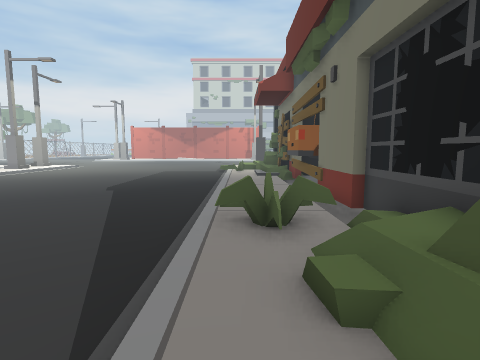
view 1 (above)

24 first-person views from a walk through a Unity game level. The camera is 1.4 m above the floor, tilts 6° down and sees 80° across. The floor is counted in squares, 1 m on a side. Each view is taken from the middle of a square. On the plan, view 1 faces up. The plan holds only what a view shows up to about 14 squares ahead; the rest is blank. The place goes on beyond the plan. The player character is not drawn.

view 2
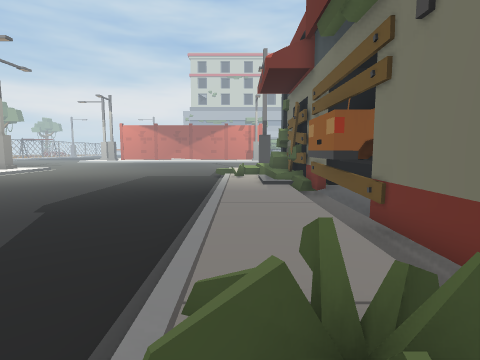

view 3
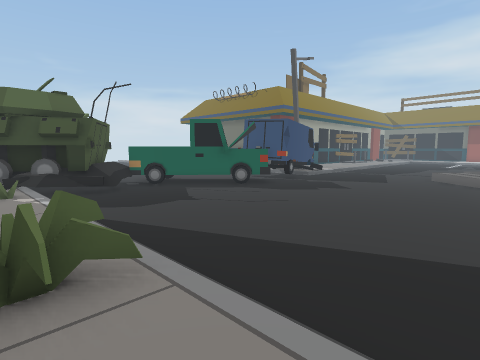

view 4
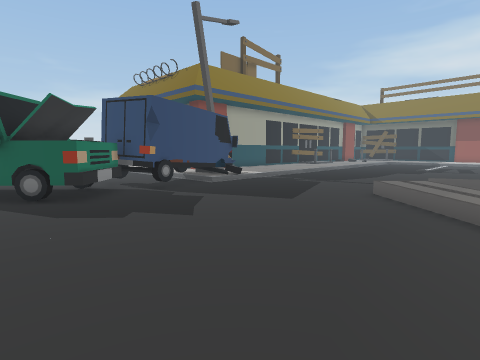

view 5
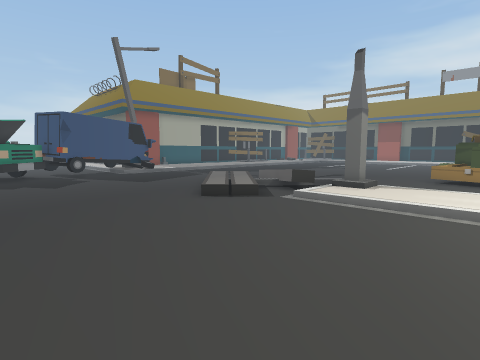

view 6
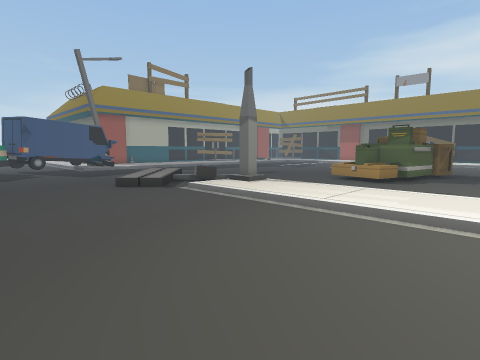

view 7
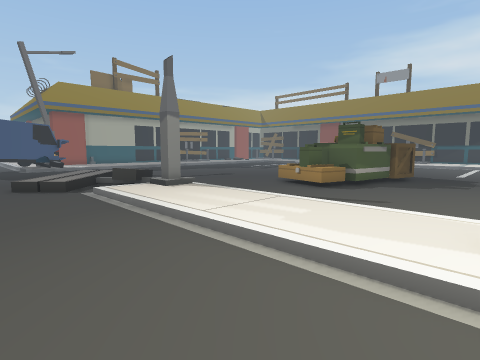

view 8
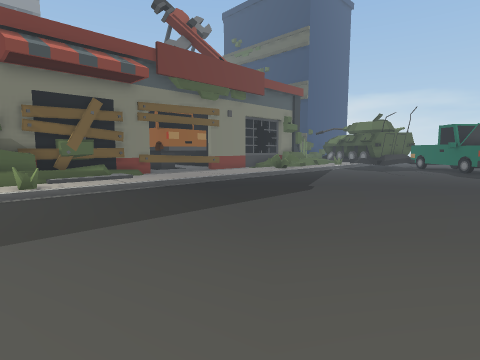

view 9
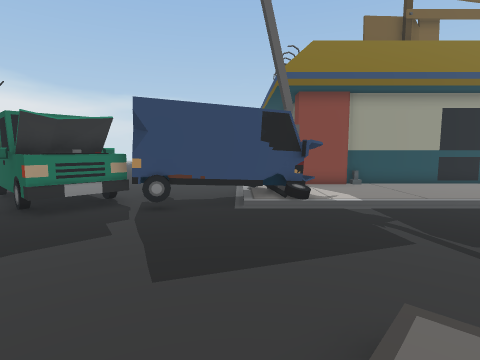

view 10
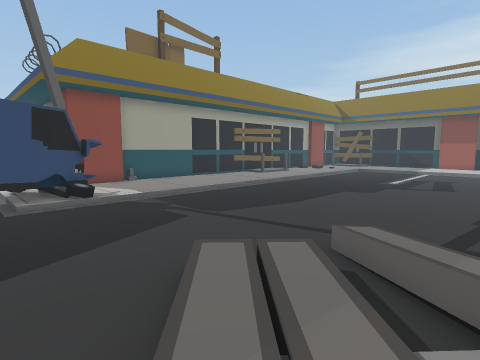

view 11
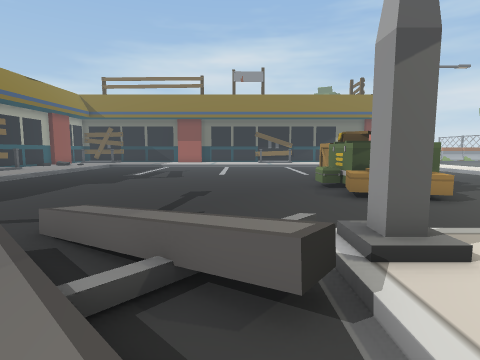

view 12
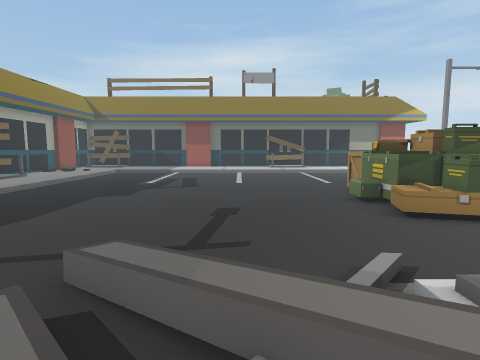

view 13
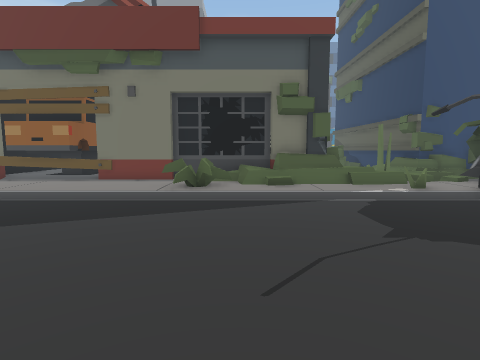

view 14
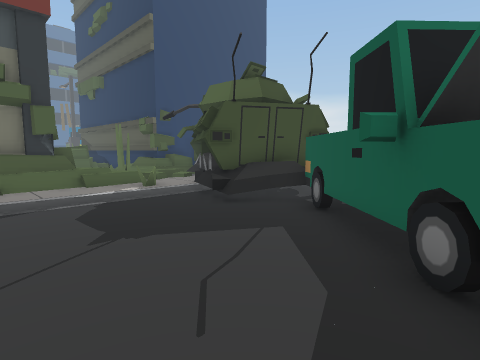

view 15
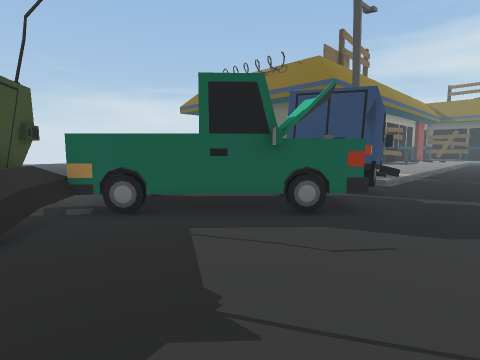

view 16
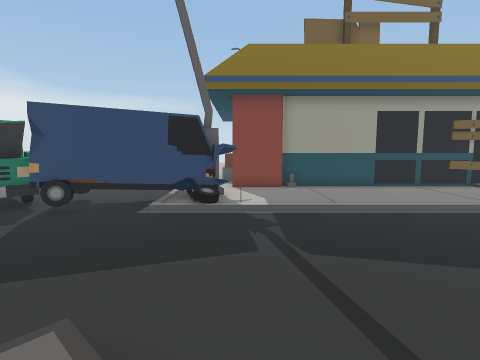

view 17
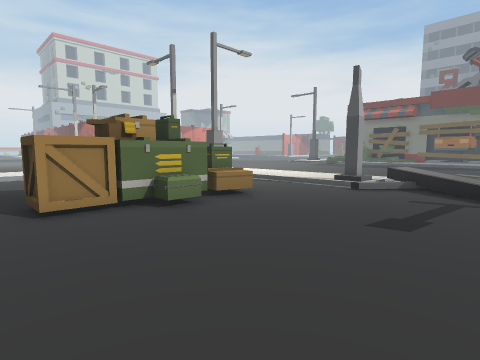

view 18
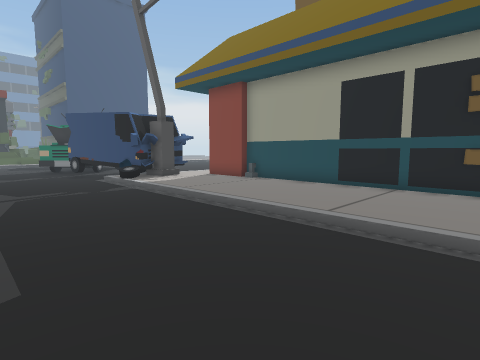

view 19
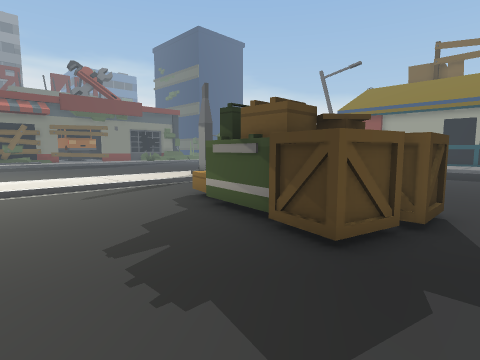

view 20
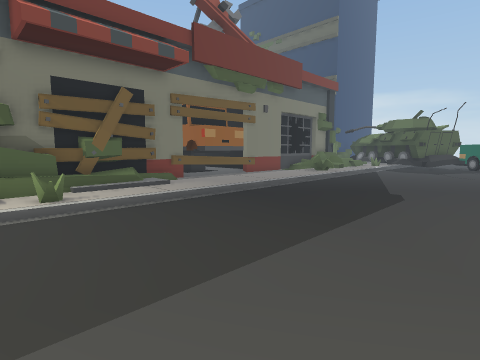

view 21
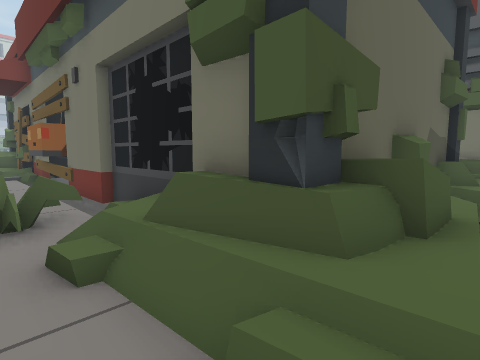

view 22
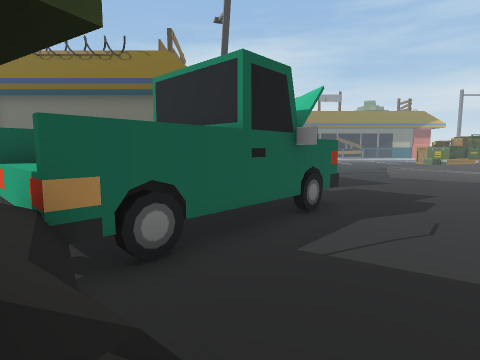

view 23
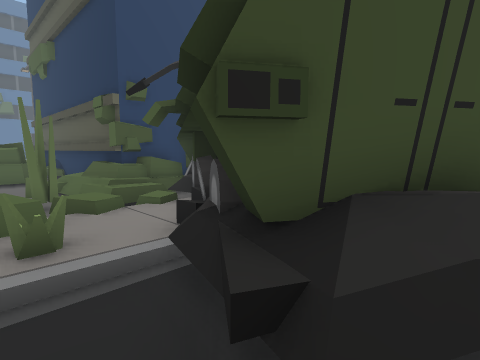

view 24
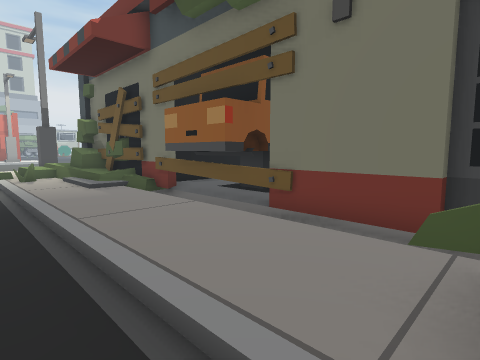

### Floor plan
Key: @ floor where view 1 was taken; # wall or solid block; x gap in a wall; . main floor; : floor 0.25 m higher than the main floor; + floor 0.5 m higher than the main floor; * floor 0.75 m higher than the main floor; / step, stairs or slope; = window, fence, low wall or low ledge; ^ raised ledge; H house; O other object.
Columns run from 29 left of view 1 to 5 right of it. Each row starts with its distance up from view 1.
 21 .......    :+:/. .. ........   ##
 20  ..........:::/............./:#^#
 19 ...........:::/............./=:^#
 18 ...........:::/.............///*#
 17 ..OO.......:::/.............///+#
 16 ..OOOOOO...:::/............./// #
 15 .OOOOOOO...:::/............./::##
 14 .OOOOOOO...:::/............./:::#
 13 ....O..O...:::/............./::##
 12 .........../#:/............./::##
 11 ..........//=//............./::##
 10 .........../==//............/::/#
  9 .........../=//+............/::/#
  8 ..........//////............/::/#
  7 ..........O.///............./::/#
  6 ............//............../==/#
  5 ............................/=x/#
  4 ............................////#
  3 ............................///*#
  2 ............................/:/^#
  1 ............................/::####
  0 ...................OO......./@+##^^
 -1 //////////////####OOOO....../::*===
 -2 :::::::::::/###  ^OOO #...=./=#:##H
 -3  :::::::::::##  ^# O  OO.=##=##+.#=
 -4  :::::::::::#          OO^#####
 -5 /::::::::###::......  OO^#
 -6 ##########    ......  OO=#

Where each view was taken, in squares from view 1:
view 1: 0 up, 0 right, facing up
view 2: 4 up, 0 right, facing up
view 3: 9 up, 1 right, facing down-left
view 4: 9 up, 7 left, facing down-left
view 5: 16 up, 8 left, facing down-left
view 6: 20 up, 9 left, facing down-left
view 7: 21 up, 12 left, facing down-left
view 8: 21 up, 11 left, facing down-right
view 9: 8 up, 15 left, facing down
view 10: 9 up, 14 left, facing down-left
view 11: 10 up, 14 left, facing left
view 12: 9 up, 15 left, facing left
view 13: 4 up, 9 left, facing right
view 14: 3 up, 9 left, facing down-right
view 15: 3 up, 3 left, facing down-left
view 16: 8 up, 18 left, facing down
view 17: 7 up, 29 left, facing up-right
view 18: 4 up, 29 left, facing down-right
view 19: 21 up, 29 left, facing down-right
view 20: 21 up, 8 left, facing down-right
view 21: 1 down, 0 right, facing up-right
view 22: 2 down, 2 left, facing left
view 23: 1 down, 4 left, facing down-right
view 24: 6 up, 2 left, facing up-right
